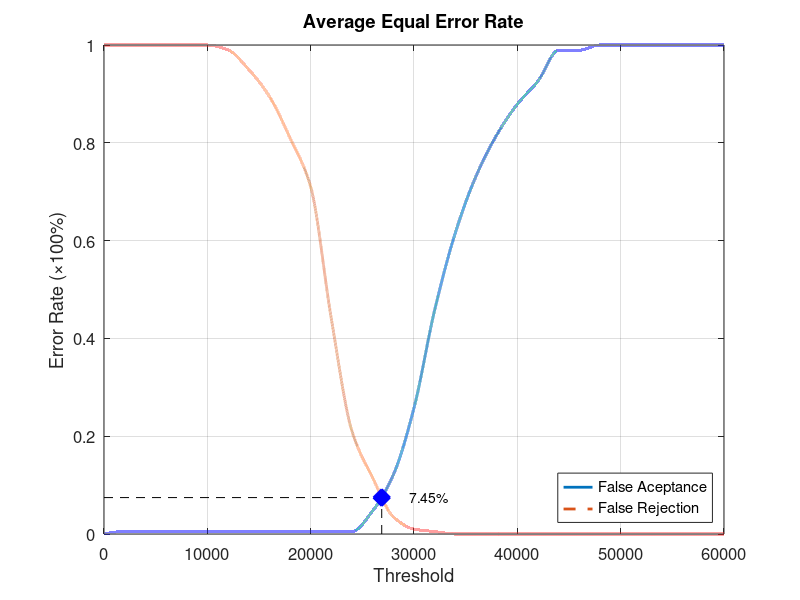
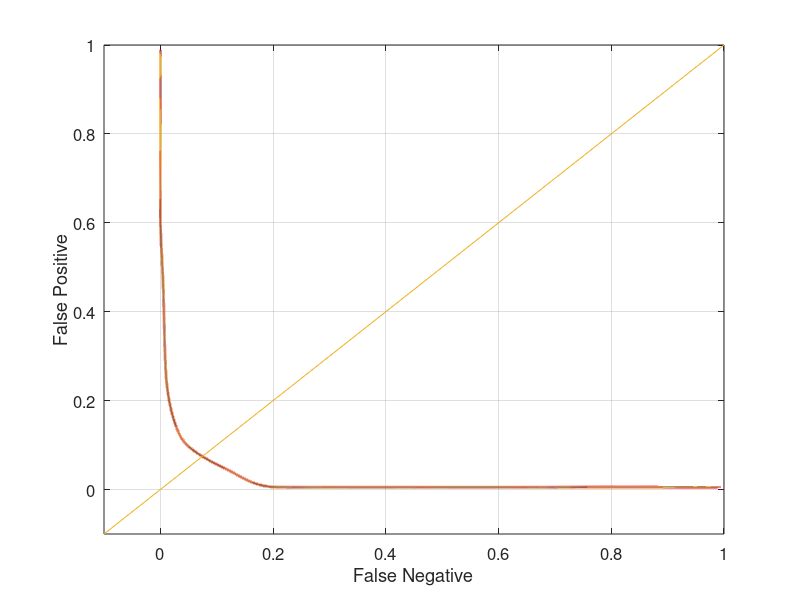

Recreate these plots in MATLAB, in order.
function yEER = Database3_4
close all;
clear;
clc;
x = 0:2000:60000;
xq = 0:0.5:60000;

y0 = [0 0.00526316 0.00526316 0.00526316 0.00526316 0.00526316 0.00526316 0.00526316 0.00526316 0.00526316 0.00526316 0.00526316 0.00526316 0.0473684 0.121053 0.257895 0.457895 0.615789 0.731579 0.815789 0.878947 0.926316 0.989474 0.989474 1 1 1 1 1 1 1];
yy0 = interp1(x, y0, xq, 'pchip');
y1 = [1 1 1 1 1 1 0.99 0.95 0.895 0.81 0.71 0.44 0.21 0.115 0.035 0.01 0.005 0 0 0 0 0 0 0 0 0 0 0 0 0 0];
yy1 = interp1(x, y1, xq, 'pchip');

% Calculating EER: 
y2 = abs(y0 - y1);
find(y2 == min(y2))
yy2 = abs(yy0 - yy1);
xEER = find(yy2 == min(yy2));
xEERIndex = xq(xEER) % X-axis EER
yEER = yy0(xEER) % Y-axis EER

main = figure
plot(xq, yy0,'-','LineWidth', 2);	hold on
plot(xq, yy1,'--','LineWidth', 2);	hold on
plot([xEERIndex xEERIndex], [0 yEER], 'k--');	hold on
plot([0 xEERIndex], [yEER yEER], 'k--');	hold on
plot(xEERIndex, yEER, 'bx', 'LineWidth', 10);	hold on
text(xEERIndex + 10 * xEERIndex / 100, yEER, [num2str(round((10000 * yEER)) / 100) '%'])
legend('False Aceptance', 'False Rejection', 'Location', 'SouthEast')
xlabel('Threshold')
ylabel('Error Rate (\times100%)')
title('Average Equal Error Rate')
set(gca, 'FontSize', 12)
axis([0 60000 0 1])
grid on

print(main, 'Database3_4Main', '-dpng');
FNRxFPR = figure('Color', [1 1 1]);
plot(yy1, yy0, '-', yy1, yy0, 'LineWidth', 2);
hold on
y = -0.1:0.1:1
plot(y, y); 
set(gca, 'FontSize', 12)
xlabel('False Negative')
ylabel('False Positive')
axis([-0.1 1 -0.1 1])
set(gca, 'FontSize', 12)
grid on

print(FNRxFPR, 'Database3_4FNRxFPR','-dpng');
end
